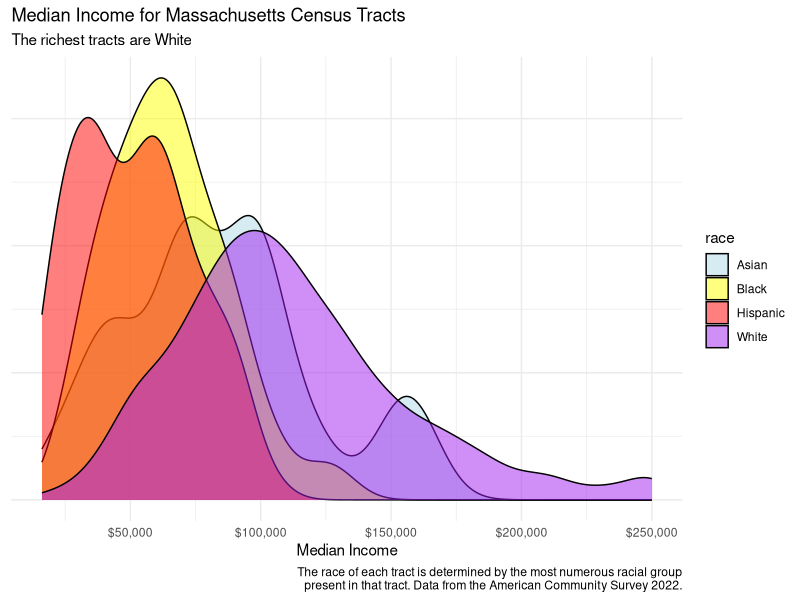

The R source for this figure:
## ---- chunk 1
#|label: setup
library(tidyverse)
library(scales)
## ---- chunk 2
#|warning: false
x <- read_csv("mass-tracts.csv", show_col_types = FALSE)
x |> 
  drop_na() |> 
  ggplot(aes(x = med_income, fill = race)) + 
  geom_density(alpha = 0.5) +
  labs(
    title = "Median Income for Massachusetts Census Tracts",
    subtitle = "The richest tracts are White",
    x = "Median Income",
    y = NULL,
    caption = "The race of each tract is determined by the most numerous racial group\npresent in that tract. Data from the American Community Survey 2022."
  ) +
  scale_fill_manual(
    values = c(
      "Hispanic" = "red",
      "Black" = "yellow",
      "Asian" = "lightblue",
      "White" = "purple"
    )
  ) +
  theme_minimal() + 
  scale_x_continuous(labels = scales::dollar_format()) + 
  theme(axis.text.y = element_blank())
